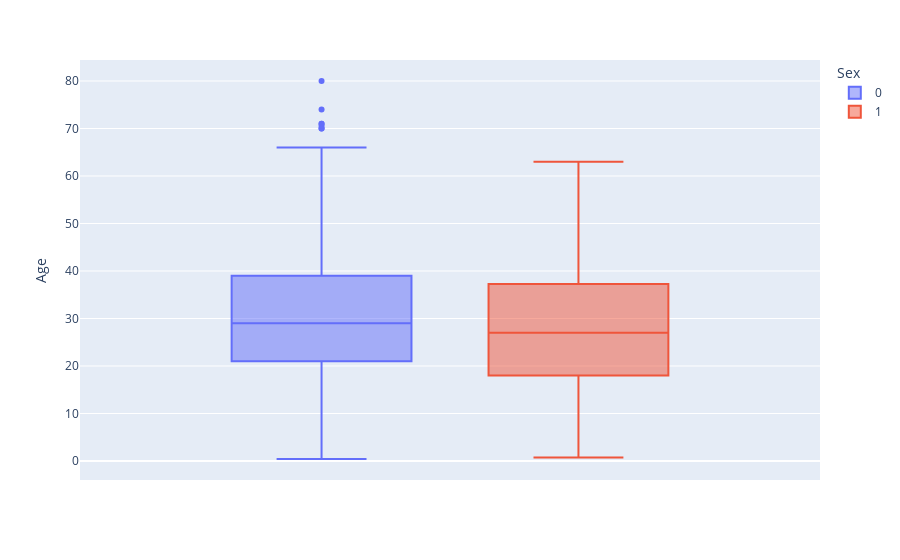

Notebook code for this chart:
### Markdown cell above
# Age

### Code cell
# Outlier Analysis = Age
px.box(data_frame = titanic_cleaned, y = 'Age', color = 'Sex')

### Figure 1 — Plotly figure (JSON) as saved in the notebook; plotly's stock layout.template omitted (floating-point values rounded to 4 significant figures; data arrays with more than 128 entries replaced by an {"elided": "..."} marker saying what was removed)
{"data": [{"alignmentgroup": "True", "hovertemplate": "Sex=0<br>Age=%{y}<extra></extra>", "legendgroup": "0", "marker": {"color": "#636efa"}, "name": "0", "notched": false, "offsetgroup": "0", "orientation": "v", "showlegend": true, "type": "box", "x0": " ", "xaxis": "x", "y": {"elided": "577 float values"}, "y0": " ", "yaxis": "y"}, {"alignmentgroup": "True", "hovertemplate": "Sex=1<br>Age=%{y}<extra></extra>", "legendgroup": "1", "marker": {"color": "#EF553B"}, "name": "1", "notched": false, "offsetgroup": "1", "orientation": "v", "showlegend": true, "type": "box", "x0": " ", "xaxis": "x", "y": {"elided": "314 float values"}, "y0": " ", "yaxis": "y"}], "layout": {"boxmode": "group", "legend": {"title": {"text": "Sex"}, "tracegroupgap": 0}, "margin": {"t": 60}, "xaxis": {"anchor": "y", "domain": [0, 1]}, "yaxis": {"anchor": "x", "domain": [0, 1], "title": {"text": "Age"}}}}
